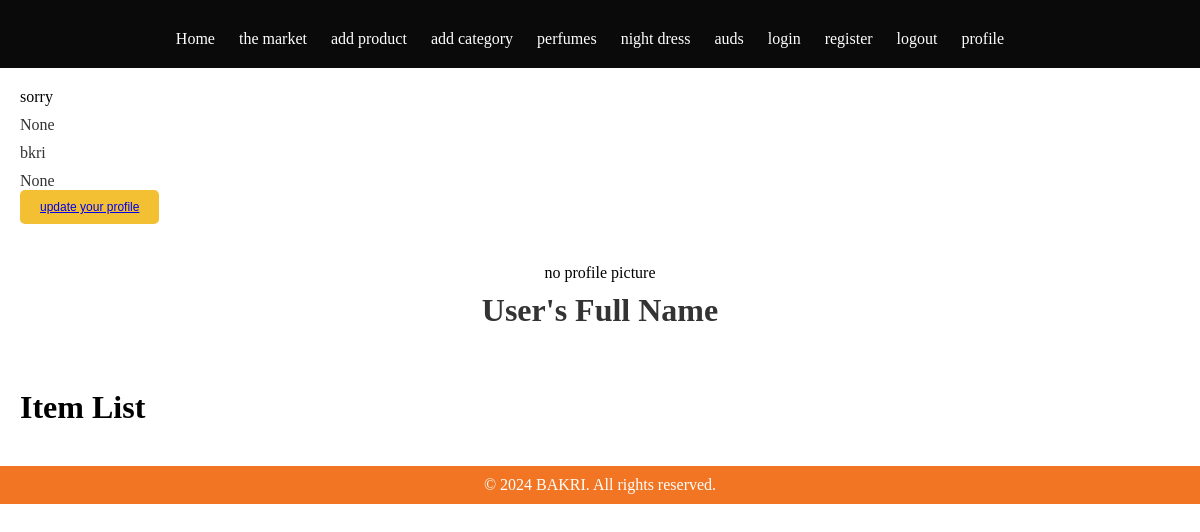
/profile/ (signed in), run on the app's committed database.
### users/models.py (models this page shows, shortened)
class UserProfile(models.Model):
    user = models.OneToOneField(User, on_delete=models.CASCADE)
    phone_number = models.CharField(max_length=15, blank=True, null=True)
    location = models.CharField(max_length=100, blank=True, null=True)
    shop_number = models.CharField(max_length=20, blank=True, null=True)
    profile_picture = models.ImageField(upload_to='profile_pictures/', blank=True, null=True)

### users/views.py (the view)
# urls.py: path('profile/', views.profile, name='profile'),
def profile(request):
    user_profile = UserProfile.objects.get(user=request.user)
    user_products = Product.objects.filter(user=request.user)
    context = {
        'user_profile': user_profile,
        'user_products': user_products
    }
    return render(request, 'tweets/profile.html', context)

### tweets/templates/tweets/profile.html (shortened to what this page needs)
{% extends 'base.html' %}
{% block content %}
{% load static %}
    <link rel="stylesheet" href="{% static 'css/profile.css' %}">
<div class="profile-picture-container">
    <div class="profile-picture">
        {% if user_profile.profile_picture %}
        <img src="{{ user_profile.profile_picture.url }}" alt="Profile Picture">
    </div>
    {% else %}
    <p>sorry</p>
    {% endif %}
    <p class="profile-name">{{ user_profile.phone_number }}</p>
    <p class="profile-name">{{ user_profile.user.username }}</p>
    <p class="profile-name">{{ user_profile.location }}</p>
    <button type="button" class="my-button" ><a href="{% url 'profile_update' %}">update your profile</a></button>
</div>
    <div class="profile-container">
        <div class="profile-header">
            {% if profile.profile_pictuure %}
            <div class="profile-picture">
                <img src="{{ profile.profile_picture.url }}" alt="Profile Picture">
            </div>
            {% else%}
            <p>no profile picture</p>
            {% endif %}
            <h1 class="profile-name">User's Full Name</h1>
        </div>
</div>
<h1>Item List</h1>
{% endblock %}

### prod/static/css/profile.css (style rules this page uses)
.profile-container { max-width: 800px; margin: 0 auto; padding: 20px; background-color: #fff; }
.profile-header { text-align: center; padding: 20px; }
.profile-name { margin-top: 10px; }
.profile-picture-container { text-align:left; margin-bottom: 20px; }
.profile-name { margin-top: 10px; color: #333; }
.my-button { background-color: #f3c034; color: rgb(179, 79, 79); border: none; padding: 10px 20px; text-align: center; text-decoration: none; display: inline-block; font-size: 12px; cursor: pointer; border-radius: 5px; }

### tweets/templates/base.html (style rules this page uses)
body, h1, h2, h3, p, ul, li { margin: 0; padding: 0; }

### data on the page
UserProfile: phone_number "None", user.username "bkri", location "None"
